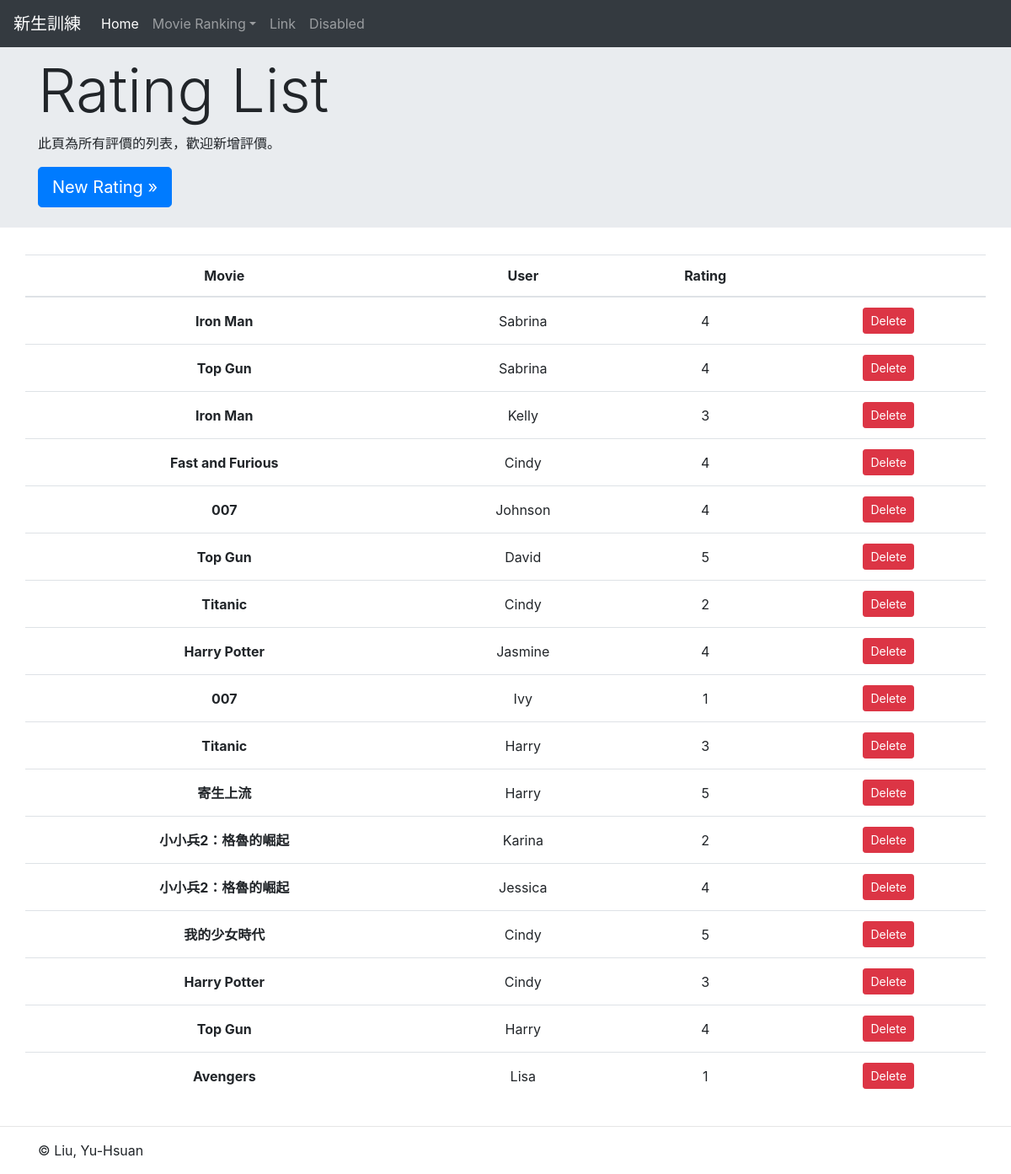
Screenshot of /movie/home/get_all_rating with the database file from the repository.
### movie/models.py (models this page shows)
class Movie(models.Model):
    id = models.AutoField(primary_key=True)
    movie_name = models.CharField(max_length=50)
    description = models.TextField(blank=True)
    published_year = models.IntegerField(('year'), choices=year_dropdown, default=datetime.datetime.now().year+1)
    movie_poster = models.FileField(upload_to='img', blank=True)

class User(models.Model):
    id = models.AutoField(primary_key=True)
    user_age = models.IntegerField()
    user_name = models.CharField(max_length=50)

### movie/views.py (the view)
# urls.py: path('home/get_all_rating', views.get_all_rating, name='get_all_rating'),
def get_all_rating(request):
    all_rates = Rating.objects.all()
    rates = []
    for rate in all_rates:
        rating = rate.rating
        movie = Movie.objects.get(id=rate.movie.id).movie_name
        user = User.objects.get(id=rate.user.id).user_name
        rates.append({'movie': movie, 'user': user, 'rating': rating})
    return render(request, 'movie/RatingList.html', {
        'rates': rates,
        'name': "Rating List",
    })

### movie/templates/movie/RatingList.html
{% extends 'base.html' %}
{% block content %}
<div class="jumbotron jumbotron-fluid pb-2">
  <div class="container">
    <h1 class="display-3">{{ name }}</h1>
    <p>此頁為所有評價的列表，歡迎新增評價。</p>
    <p><a class="btn btn-primary btn-lg" href="new_rating/none" role="button">New Rating »</a></p>
  </div>
</div>
<div class="container">
  <div class="row">
    <table class="table table-hover">
      <thead>
        <tr align="center">
          <th scope="col">Movie</th>
          <th scope="col">User</th>
          <th scope="col">Rating</th>
          <th scope="col"></th>
        </tr>
      </thead>
      <tbody>
          {% for rate in rates %}
          <tr class="p-2" align="center">
            <th class="align-middle">{{ rate.movie }}</th>
            <td class="align-middle">{{ rate.user }}</td>
            <td class="align-middle">{{ rate.rating }}</td>
            <td class="align-middle">
              <a class="btn btn-danger btn-sm ml-1" href="delete_rating/{{ rate.user }}/{{ rate.movie }}" role="button">Delete</a>
            </td>
          </tr>
          {% endfor %}
        </tbody>
      </table>
  </div>
</div>
<hr>
{% endblock %}

### rows the page displays
Movie: movie "Iron Man" "Iron Man"
User: user "Sabrina" "Sabrina"
Movie: movie "Top Gun" "Top Gun" "Top Gun"
User: user "Kelly"
Movie: movie "Fast and Furious"
User: user "Cindy" "Cindy" "Cindy" "Cindy"
Movie: movie "007" "007"
User: user "Johnson"
User: user "David"
Movie: movie "Titanic" "Titanic"
Movie: movie "Harry Potter" "Harry Potter"
User: user "Jasmine"
User: user "Ivy"
User: user "Harry" "Harry" "Harry"
Movie: movie "寄生上流"
Movie: movie "小小兵2：格魯的崛起" "小小兵2：格魯的崛起"
User: user "Karina"
User: user "Jessica"
Movie: movie "我的少女時代"
Movie: movie "Avengers"
User: user "Lisa"

### other values shown
{{ name }} "Rating List"
{{ rate.rating }} "4" "4" "3" "4" "4" "5" "2" "4" "1" "3" "5" "2" "4" "5" "3" "4" "1"
